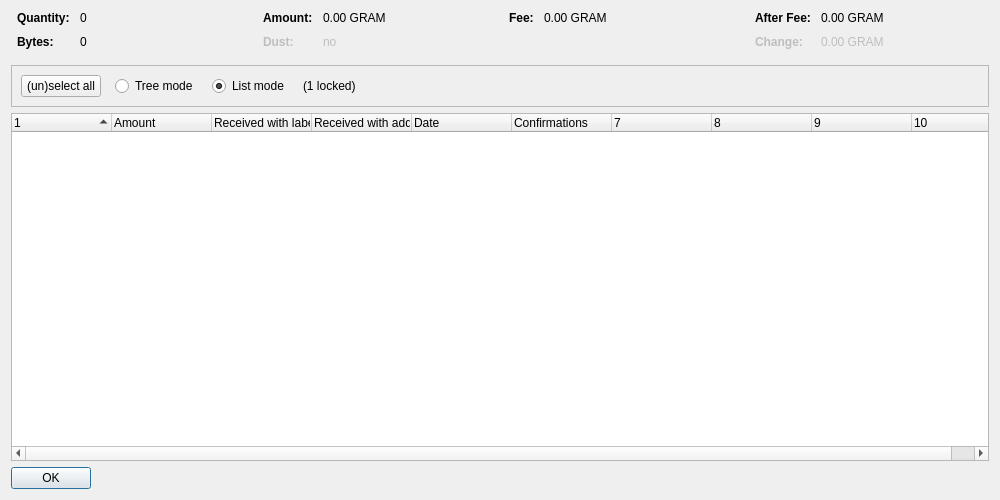
<?xml version="1.0" encoding="UTF-8"?>
<ui version="4.0">
 <class>CoinControlDialog</class>
 <widget class="QDialog" name="CoinControlDialog">
  <property name="geometry">
   <rect>
    <x>0</x>
    <y>0</y>
    <width>1000</width>
    <height>500</height>
   </rect>
  </property>
  <property name="windowTitle">
   <string>Coin Selection</string>
  </property>
  <layout class="QVBoxLayout" name="verticalLayout">
   <item>
    <layout class="QHBoxLayout" name="horizontalLayoutTop" stretch="0,0,0,0">
     <property name="topMargin">
      <number>0</number>
     </property>
     <property name="bottomMargin">
      <number>10</number>
     </property>
     <item>
      <layout class="QFormLayout" name="formLayoutCoinControl1">
       <property name="horizontalSpacing">
        <number>10</number>
       </property>
       <property name="verticalSpacing">
        <number>10</number>
       </property>
       <property name="leftMargin">
        <number>6</number>
       </property>
       <property name="rightMargin">
        <number>6</number>
       </property>
       <item row="0" column="0">
        <widget class="QLabel" name="labelCoinControlQuantityText">
         <property name="font">
          <font>
           <weight>75</weight>
           <bold>true</bold>
          </font>
         </property>
         <property name="text">
          <string>Quantity:</string>
         </property>
        </widget>
       </item>
       <item row="0" column="1">
        <widget class="QLabel" name="labelCoinControlQuantity">
         <property name="cursor">
          <cursorShape>IBeamCursor</cursorShape>
         </property>
         <property name="contextMenuPolicy">
          <enum>Qt::ActionsContextMenu</enum>
         </property>
         <property name="text">
          <string notr="true">0</string>
         </property>
         <property name="textInteractionFlags">
          <set>Qt::LinksAccessibleByMouse|Qt::TextSelectableByKeyboard|Qt::TextSelectableByMouse</set>
         </property>
        </widget>
       </item>
       <item row="1" column="0">
        <widget class="QLabel" name="labelCoinControlBytesText">
         <property name="font">
          <font>
           <weight>75</weight>
           <bold>true</bold>
          </font>
         </property>
         <property name="text">
          <string>Bytes:</string>
         </property>
        </widget>
       </item>
       <item row="1" column="1">
        <widget class="QLabel" name="labelCoinControlBytes">
         <property name="cursor">
          <cursorShape>IBeamCursor</cursorShape>
         </property>
         <property name="contextMenuPolicy">
          <enum>Qt::ActionsContextMenu</enum>
         </property>
         <property name="text">
          <string notr="true">0</string>
         </property>
         <property name="textInteractionFlags">
          <set>Qt::LinksAccessibleByMouse|Qt::TextSelectableByKeyboard|Qt::TextSelectableByMouse</set>
         </property>
        </widget>
       </item>
      </layout>
     </item>
     <item>
      <layout class="QFormLayout" name="formLayoutCoinControl2">
       <property name="horizontalSpacing">
        <number>10</number>
       </property>
       <property name="verticalSpacing">
        <number>10</number>
       </property>
       <property name="leftMargin">
        <number>6</number>
       </property>
       <property name="rightMargin">
        <number>6</number>
       </property>
       <item row="0" column="0">
        <widget class="QLabel" name="labelCoinControlAmountText">
         <property name="font">
          <font>
           <weight>75</weight>
           <bold>true</bold>
          </font>
         </property>
         <property name="text">
          <string>Amount:</string>
         </property>
        </widget>
       </item>
       <item row="0" column="1">
        <widget class="QLabel" name="labelCoinControlAmount">
         <property name="cursor">
          <cursorShape>IBeamCursor</cursorShape>
         </property>
         <property name="contextMenuPolicy">
          <enum>Qt::ActionsContextMenu</enum>
         </property>
         <property name="text">
          <string notr="true">0.00 GRAM</string>
         </property>
         <property name="textInteractionFlags">
          <set>Qt::LinksAccessibleByMouse|Qt::TextSelectableByKeyboard|Qt::TextSelectableByMouse</set>
         </property>
        </widget>
       </item>
       <item row="1" column="0">
        <widget class="QLabel" name="labelCoinControlLowOutputText">
         <property name="enabled">
          <bool>false</bool>
         </property>
         <property name="font">
          <font>
           <weight>75</weight>
           <bold>true</bold>
          </font>
         </property>
         <property name="text">
          <string>Dust:</string>
         </property>
        </widget>
       </item>
       <item row="1" column="1">
        <widget class="QLabel" name="labelCoinControlLowOutput">
         <property name="enabled">
          <bool>false</bool>
         </property>
         <property name="cursor">
          <cursorShape>IBeamCursor</cursorShape>
         </property>
         <property name="contextMenuPolicy">
          <enum>Qt::ActionsContextMenu</enum>
         </property>
         <property name="text">
          <string notr="true">no</string>
         </property>
         <property name="textInteractionFlags">
          <set>Qt::LinksAccessibleByMouse|Qt::TextSelectableByKeyboard|Qt::TextSelectableByMouse</set>
         </property>
        </widget>
       </item>
      </layout>
     </item>
     <item>
      <layout class="QFormLayout" name="formLayoutCoinControl3">
       <property name="horizontalSpacing">
        <number>10</number>
       </property>
       <property name="verticalSpacing">
        <number>10</number>
       </property>
       <property name="leftMargin">
        <number>6</number>
       </property>
       <property name="rightMargin">
        <number>6</number>
       </property>
       <item row="0" column="0">
        <widget class="QLabel" name="labelCoinControlFeeText">
         <property name="font">
          <font>
           <weight>75</weight>
           <bold>true</bold>
          </font>
         </property>
         <property name="text">
          <string>Fee:</string>
         </property>
        </widget>
       </item>
       <item row="0" column="1">
        <widget class="QLabel" name="labelCoinControlFee">
         <property name="cursor">
          <cursorShape>IBeamCursor</cursorShape>
         </property>
         <property name="contextMenuPolicy">
          <enum>Qt::ActionsContextMenu</enum>
         </property>
         <property name="text">
          <string notr="true">0.00 GRAM</string>
         </property>
         <property name="textInteractionFlags">
          <set>Qt::LinksAccessibleByMouse|Qt::TextSelectableByKeyboard|Qt::TextSelectableByMouse</set>
         </property>
        </widget>
       </item>
      </layout>
     </item>
     <item>
      <layout class="QFormLayout" name="formLayoutCoinControl4">
       <property name="horizontalSpacing">
        <number>10</number>
       </property>
       <property name="verticalSpacing">
        <number>10</number>
       </property>
       <property name="leftMargin">
        <number>6</number>
       </property>
       <property name="rightMargin">
        <number>6</number>
       </property>
       <item row="0" column="0">
        <widget class="QLabel" name="labelCoinControlAfterFeeText">
         <property name="font">
          <font>
           <weight>75</weight>
           <bold>true</bold>
          </font>
         </property>
         <property name="text">
          <string>After Fee:</string>
         </property>
        </widget>
       </item>
       <item row="0" column="1">
        <widget class="QLabel" name="labelCoinControlAfterFee">
         <property name="cursor">
          <cursorShape>IBeamCursor</cursorShape>
         </property>
         <property name="contextMenuPolicy">
          <enum>Qt::ActionsContextMenu</enum>
         </property>
         <property name="text">
          <string notr="true">0.00 GRAM</string>
         </property>
         <property name="textInteractionFlags">
          <set>Qt::LinksAccessibleByMouse|Qt::TextSelectableByKeyboard|Qt::TextSelectableByMouse</set>
         </property>
        </widget>
       </item>
       <item row="1" column="0">
        <widget class="QLabel" name="labelCoinControlChangeText">
         <property name="enabled">
          <bool>false</bool>
         </property>
         <property name="font">
          <font>
           <weight>75</weight>
           <bold>true</bold>
          </font>
         </property>
         <property name="text">
          <string>Change:</string>
         </property>
        </widget>
       </item>
       <item row="1" column="1">
        <widget class="QLabel" name="labelCoinControlChange">
         <property name="enabled">
          <bool>false</bool>
         </property>
         <property name="cursor">
          <cursorShape>IBeamCursor</cursorShape>
         </property>
         <property name="contextMenuPolicy">
          <enum>Qt::ActionsContextMenu</enum>
         </property>
         <property name="text">
          <string notr="true">0.00 GRAM</string>
         </property>
         <property name="textInteractionFlags">
          <set>Qt::LinksAccessibleByMouse|Qt::TextSelectableByKeyboard|Qt::TextSelectableByMouse</set>
         </property>
        </widget>
       </item>
      </layout>
     </item>
    </layout>
   </item>
   <item>
    <widget class="QFrame" name="frame">
     <property name="minimumSize">
      <size>
       <width>0</width>
       <height>40</height>
      </size>
     </property>
     <property name="frameShape">
      <enum>QFrame::StyledPanel</enum>
     </property>
     <property name="frameShadow">
      <enum>QFrame::Sunken</enum>
     </property>
     <layout class="QHBoxLayout" name="horizontalLayout">
      <item>
       <layout class="QHBoxLayout" name="horizontalLayoutPanel" stretch="0,0,0,0,0">
        <property name="spacing">
         <number>14</number>
        </property>
        <item>
         <widget class="QPushButton" name="pushButtonSelectAll">
          <property name="sizePolicy">
           <sizepolicy hsizetype="Maximum" vsizetype="Fixed">
            <horstretch>0</horstretch>
            <verstretch>0</verstretch>
           </sizepolicy>
          </property>
          <property name="text">
           <string>(un)select all</string>
          </property>
          <property name="autoDefault">
           <bool>false</bool>
          </property>
         </widget>
        </item>
        <item>
         <widget class="QRadioButton" name="radioTreeMode">
          <property name="sizePolicy">
           <sizepolicy hsizetype="Maximum" vsizetype="Fixed">
            <horstretch>0</horstretch>
            <verstretch>0</verstretch>
           </sizepolicy>
          </property>
          <property name="text">
           <string>Tree mode</string>
          </property>
         </widget>
        </item>
        <item>
         <widget class="QRadioButton" name="radioListMode">
          <property name="sizePolicy">
           <sizepolicy hsizetype="Maximum" vsizetype="Fixed">
            <horstretch>0</horstretch>
            <verstretch>0</verstretch>
           </sizepolicy>
          </property>
          <property name="text">
           <string>List mode</string>
          </property>
          <property name="checked">
           <bool>true</bool>
          </property>
         </widget>
        </item>
        <item>
         <widget class="QLabel" name="labelLocked">
          <property name="text">
           <string notr="true">(1 locked)</string>
          </property>
         </widget>
        </item>
        <item>
         <spacer name="horizontalSpacer">
          <property name="orientation">
           <enum>Qt::Horizontal</enum>
          </property>
          <property name="sizeHint" stdset="0">
           <size>
            <width>40</width>
            <height>20</height>
           </size>
          </property>
         </spacer>
        </item>
       </layout>
      </item>
     </layout>
    </widget>
   </item>
   <item>
    <widget class="CoinControlTreeWidget" name="treeWidget">
     <property name="contextMenuPolicy">
      <enum>Qt::CustomContextMenu</enum>
     </property>
     <property name="sortingEnabled">
      <bool>false</bool>
     </property>
     <property name="columnCount">
      <number>10</number>
     </property>
     <attribute name="headerShowSortIndicator" stdset="0">
      <bool>true</bool>
     </attribute>
     <attribute name="headerStretchLastSection">
      <bool>false</bool>
     </attribute>
     <column>
      <property name="text">
       <string/>
      </property>
     </column>
     <column>
      <property name="text">
       <string>Amount</string>
      </property>
     </column>
     <column>
      <property name="text">
       <string>Received with label</string>
      </property>
     </column>
     <column>
      <property name="text">
       <string>Received with address</string>
      </property>
     </column>
     <column>
      <property name="text">
       <string>Date</string>
      </property>
     </column>
     <column>
      <property name="text">
       <string>Confirmations</string>
      </property>
      <property name="toolTip">
       <string>Confirmed</string>
      </property>
     </column>
     <column>
      <property name="text">
       <string/>
      </property>
     </column>
     <column>
      <property name="text">
       <string/>
      </property>
     </column>
     <column>
      <property name="text">
       <string/>
      </property>
     </column>
     <column>
      <property name="text">
       <string/>
      </property>
     </column>
    </widget>
   </item>
   <item>
    <widget class="QDialogButtonBox" name="buttonBox">
     <property name="sizePolicy">
      <sizepolicy hsizetype="Maximum" vsizetype="Fixed">
       <horstretch>0</horstretch>
       <verstretch>0</verstretch>
      </sizepolicy>
     </property>
     <property name="orientation">
      <enum>Qt::Horizontal</enum>
     </property>
     <property name="standardButtons">
      <set>QDialogButtonBox::Ok</set>
     </property>
    </widget>
   </item>
  </layout>
 </widget>
 <customwidgets>
  <customwidget>
   <class>CoinControlTreeWidget</class>
   <extends>QTreeWidget</extends>
   <header>coincontroltreewidget.h</header>
  </customwidget>
 </customwidgets>
 <resources/>
 <connections/>
</ui>
